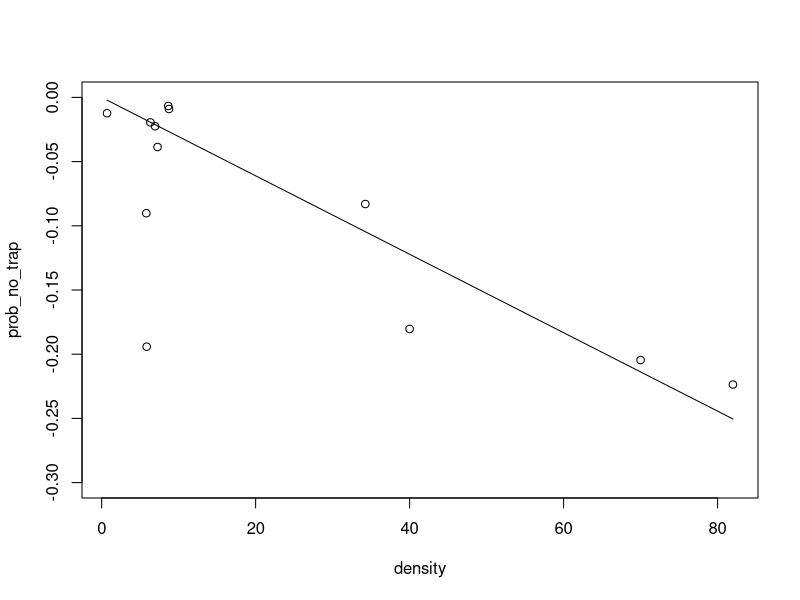
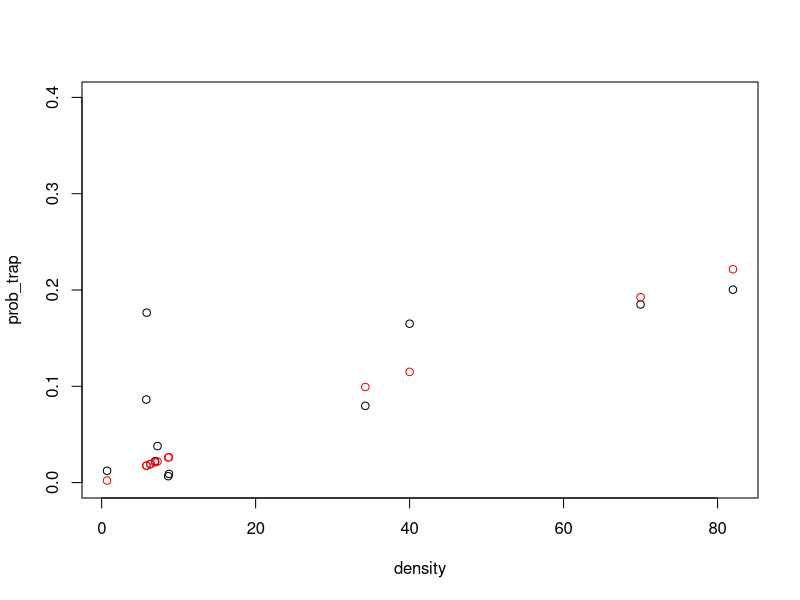

Source code (R) for these figures, in order:
# Loading in the trapping data
dat = read.csv("trapping.csv")

# TODO: SHOW PLOT

# Don't include the really good trappers
dat_sub = dat[dat$gehrt == "N", ]

# Convert the trapping prob. to a log scale so we can use
# a linear model. Type I functional response
prob_trap = dat_sub$capture.trapnight
prob_no_trap = log(1 - prob_trap)

# Divide density by 2 to only get females
density = dat_sub$rac.km / 2

# Fit the linear model
fit = lm(prob_no_trap ~ density - 1)

# Plot the results of the model
plot(density, prob_no_trap, ylim=c(-.3, 0))
lines(density, predict(fit), type="l")

summary(fit)

# Plot the results
plot(density, prob_trap, ylim=c(0, .4))
points(density, 1 - exp(predict(fit)), col="red")
